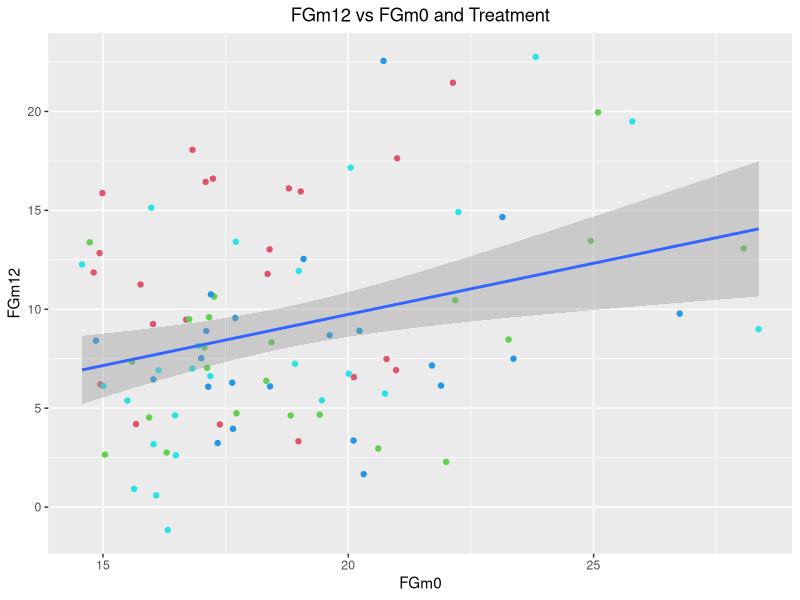

This chart was generated by the following R code: (Note: this script raises an error after producing the figure.)
## ---- chunk 1
knitr::opts_chunk$set(echo = TRUE)
## ---- chunk 2
library(mgcv)
library(ggplot2)
library(emmeans)
## ---- chunk 3
hirs <- read.table("hirsutism.dat",header=T, sep="\t",fill=TRUE)
hirs <- na.omit(hirs[,-c(3:4)])
str(hirs)
## ---- chunk 4
hirs$Treatment <- factor(hirs$Treatment)
## ---- chunk 5
summary(hirs)
## ---- chunk 6
cor <- round(cor(hirs[,2:7], use = "complete.obs"),2)
print(cor)
## ---- chunk 7
ggplot(hirs,aes(x=FGm0,y=FGm12))+
  geom_point(aes(FGm0,FGm12), col=as.numeric(hirs$Treatment)+1)+
  ggtitle(label="FGm12 vs FGm0 and Treatment")+
  theme(plot.title = element_text(hjust = 0.5))+
  geom_smooth(method = "lm")
## ---- chunk 8
mod.glm0 <- lm(FGm12~Treatment, data = hirs)
summary(mod.glm0)

mod.glm1 <- lm(FGm12~Treatment+FGm0, data = hirs)
summary(mod.glm1)

anova(mod.glm0,mod.glm1, test = "F")
## ---- chunk 9
emm<-emmeans(mod.glm1,~Treatment)
cld(emm)
## ---- chunk 10
par(mfrow=c(2,2), mgp=c(1.5,0.5,0),oma=c(0,0,0,0),mar=c(4,3,2,2))

plot(x=mod.glm1$fitted.values,y=hirs$FGm12, pch=18, cex=0.5,
     cex.lab=0.9,cex.axis=0.8,cex.main=0.9,
     xlab = "Predicted FGm12",
     ylab = "Orignal FGm12",
     main = "Predicted vs. Original Values")
abline(a=0,b=1, col=2, lty=3)

hist(x = mod.glm1$residuals, freq = FALSE,
     main = "Residuals histogram",
     xlab = "Residuals",breaks = 15,
     cex.lab=0.9,cex.axis=0.8,cex.main=0.9)

plot(mod.glm1, which=c(1:2), 
     cex=0.5, cex.main=0.9,cex.lab=0.9,cex.axis=0.8,
     sub.caption = "")
## ---- chunk 11
mod.glm1 <- gam(FGm12~Treatment+FGm0, data = hirs)
## ---- chunk 12
mod.glm2 <- gam(FGm12~Treatment+s(FGm0), data = hirs)
summary(mod.glm2)
## ---- chunk 13
vis.gam(mod.glm2,se=0,theta =40, phi = 10, d=4,nticks=3)
text(-.61,-.1,'RM',srt=90)
## ---- chunk 14
par(mfrow=c(2,2), mgp=c(1.5,0.5,0),oma=c(1,0,1,0),mar=c(4,3,2,2))

plot(x=mod.glm2$fitted.values,y=hirs$FGm12, pch=18, cex=0.5,
     cex.lab=0.9,cex.axis=0.8,cex.main=0.9,
     xlab = "Predicted FGm12",
     ylab = "Orignal FGm12",
     main = "Predicted vs. Original Values")
abline(a=0,b=1, col=2, lty=3)

hist(x = residuals(mod.glm2), freq = FALSE,
     main = "Residuals histogram",
     xlab = "Residuals",breaks = 15,
     cex.lab=0.9,cex.axis=0.8,cex.main=0.9)

qq.gam(mod.glm2, rep = 0, level = 0.9, rl.col = 2, 
       rep.col = "gray80",main="Q-Q plot",cex.main=0.9)

plot(napredict(mod.glm2$na.action, mod.glm2$linear.predictors), 
     residuals(mod.glm2), main = "Resids vs. linear pred.", 
     xlab = "linear predictor", ylab = "residuals",cex.main=0.9)
abline(h=0, lty=2, col="red")
## ---- chunk 15
mod.glm4 <- gam(FGm12~Treatment+s(FGm0, SysPres), data = hirs, na.action = na.omit)
summary(mod.glm4)
## ---- chunk 16
vis.gam(mod.glm4,se=0,theta =40, phi = 10, d=4,nticks=3)
text(-.61,-.1,'RM',srt=90)
## ---- chunk 17
par(mfrow=c(2,2), mgp=c(1.5,0.5,0),oma=c(1,0,1,0),mar=c(4,3,2,2))

plot(x=mod.glm4$fitted.values,y=hirs$FGm12, pch=18, cex=0.5,
     cex.lab=0.9,cex.axis=0.8,cex.main=0.9,
     xlab = "Predicted FGm12",
     ylab = "Orignal FGm12",
     main = "Predicted vs. Original Values")
abline(a=0,b=1, col=2, lty=3)

hist(x = residuals(mod.glm4), freq = FALSE,
     main = "Residuals histogram",
     xlab = "Residuals",breaks = 15,
     cex.lab=0.9,cex.axis=0.8,cex.main=0.9)

qq.gam(mod.glm4, rep = 0, level = 0.9, rl.col = 2, 
       rep.col = "gray80", main="Q-Q plot",cex.main=0.9)

plot(napredict(mod.glm4$na.action, mod.glm4$linear.predictors), 
     residuals(mod.glm4), main = "Resids vs. linear pred.", 
     xlab = "linear predictor", ylab = "residuals",
     cex.lab=0.9,cex.axis=0.8,cex.main=0.9)
abline(h=0, lty=2, col="red")
## ---- chunk 18
anova(mod.glm1,mod.glm2, test = "Chisq")
anova(mod.glm4,mod.glm2, test = "Chisq")
## ---- chunk 19
AIC(mod.glm1,mod.glm2,mod.glm4)
